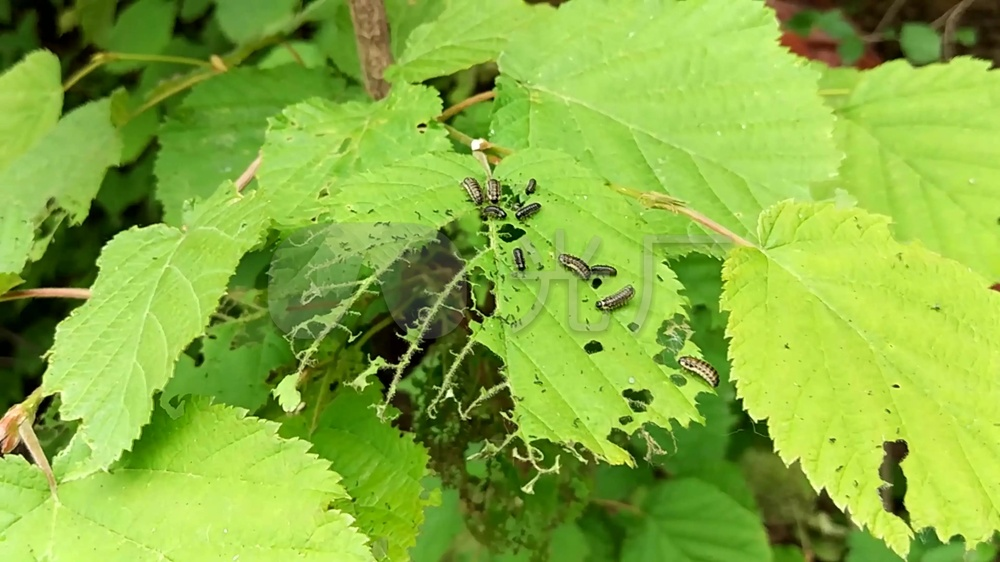
#> input picture testimg/00004.jpg, 1000 x 562 px, shrunk from 3840 x 2160 before the run
$ python -i main.py   (imports and definitions only)
#> lines starting #> are read from the running program, lines starting #| are printed output that depends on the picture; after the words box and inside, x2 and y2 are one past the last pixel; in counts of white or black regions, pixels touching at a corner belong together
import os
import shutil
import cv2
import numpy as np
from tqdm import tqdm
import argparse


# ================== 配置部分 ==================
# [10 lines left out: function parse_args, not called in this run]


# ================== 核心功能 ==================
def calculate_disease_area(img_path, debug=False):
    """计算病害区域占比（支持调试可视化）
    Args:
        img_path: 图片路径
        debug: 是否显示病害区域可视化
    Returns:
        float: 病害区域占比（0.0~1.0）
    """
#> called with img_path = 'testimg/00004.jpg', debug = False
    img = cv2.imread(img_path)
#> img is the input picture: shape (562, 1000, 3); mean B, G, R 63.3, 177.4, 136.6
    if img is None:
        print(f"警告：无法读取图片 {img_path}")
        return 0.0

    # HSV颜色空间转换
    hsv = cv2.cvtColor(img, cv2.COLOR_BGR2HSV)
#> hsv: shape (562, 1000, 3); mean H, S, V 40.6, 173.3, 178

    # 定义病害颜色范围（黄/褐/黑）
    lower_yellow = np.array([20, 50, 50])  # 黄色病害
    upper_yellow = np.array([30, 255, 255])
    lower_dark = np.array([0, 50, 0])  # 深色病害
    upper_dark = np.array([180, 255, 100])

    # 创建颜色掩膜
    mask_yellow = cv2.inRange(hsv, lower_yellow, upper_yellow)
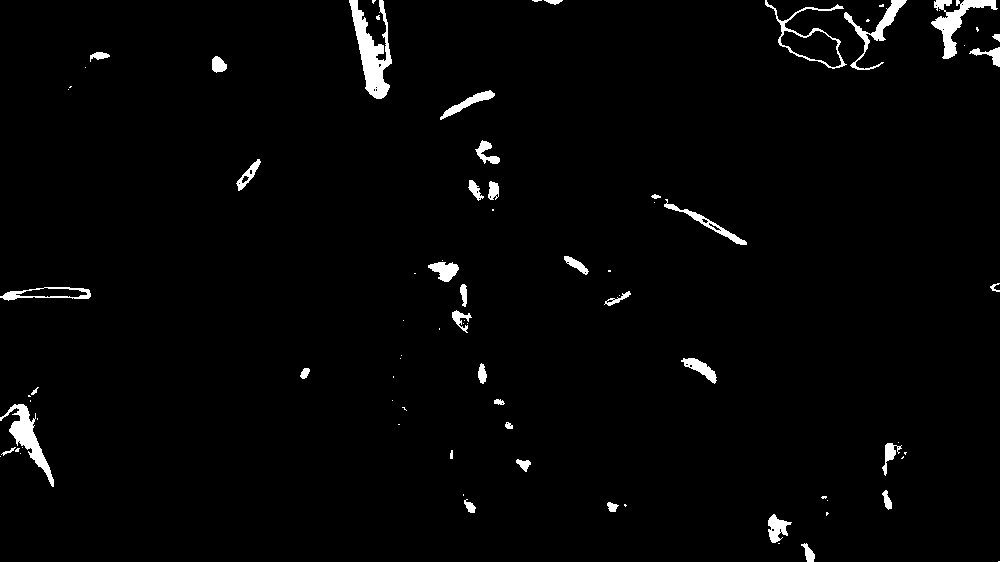
#> mask_yellow: shape (562, 1000); 2.1% white; 84 white regions (45 under 20 px), largest, box (x1, y1, x2, y2) and area: (349, 0, 392, 99) 1876, (931, 0, 998, 59) 1195, (0, 404, 54, 487) 1177
    mask_dark = cv2.inRange(hsv, lower_dark, upper_dark)
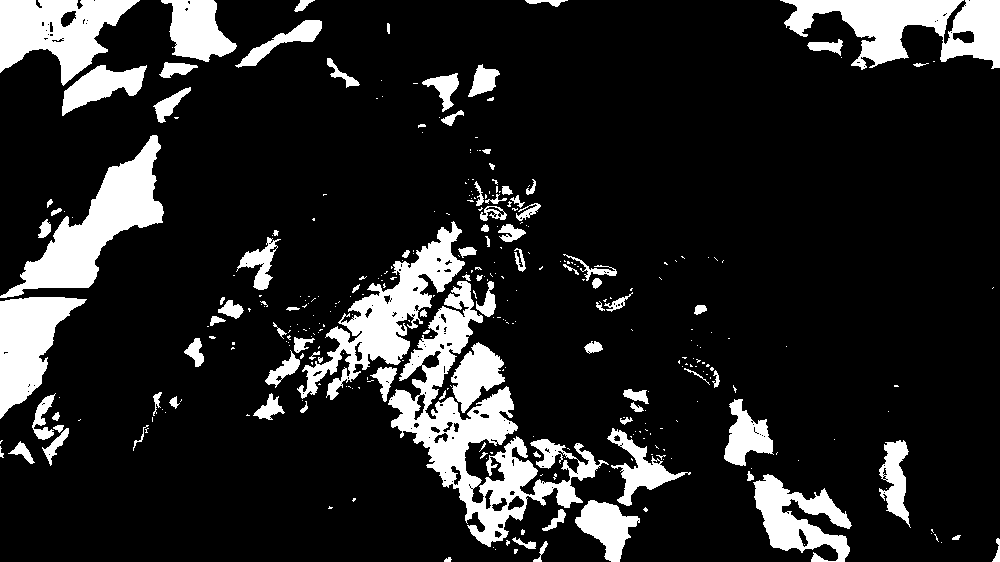
#> mask_dark: shape (562, 1000); 14.9% white; 338 white regions (240 under 20 px), largest, box (x1, y1, x2, y2) and area: (388, 281, 609, 547) 14806, (0, 135, 164, 298) 8474, (780, 0, 1000, 70) 8331
    combined_mask = cv2.bitwise_or(mask_yellow, mask_dark)
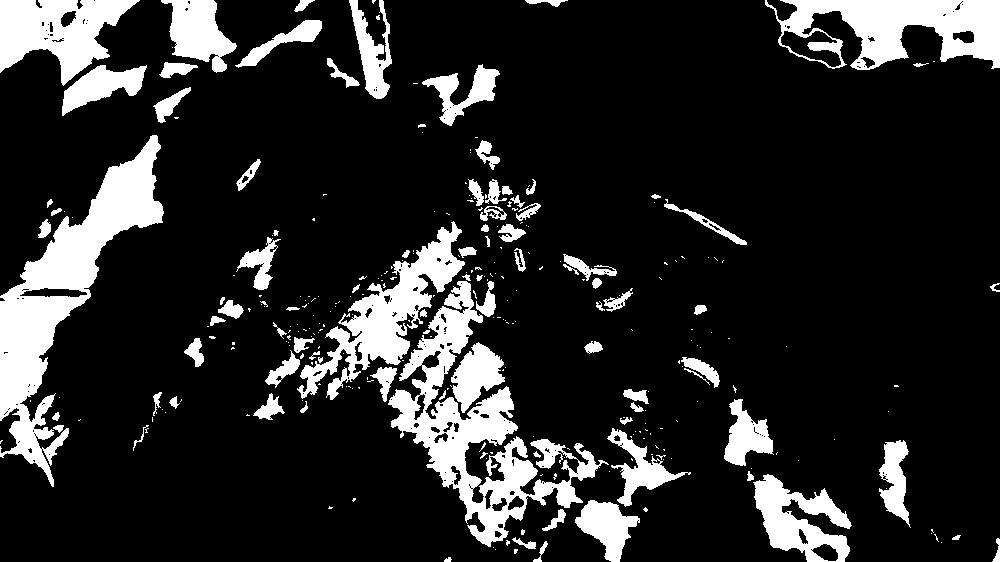
#> combined_mask: shape (562, 1000); 16.2% white; 298 white regions (206 under 20 px), largest, box (x1, y1, x2, y2) and area: (0, 135, 164, 487) 16452, (388, 281, 609, 547) 14834, (765, 0, 1000, 70) 9383

    # 调试可视化
    if debug:
        vis = cv2.bitwise_and(img, img, mask=combined_mask)
        cv2.imshow('Disease Area', np.hstack([img, vis]))
        cv2.waitKey(100)  # 显示100ms

    # 计算病害区域占比
    disease_ratio = np.sum(combined_mask > 0) / (img.shape[0] * img.shape[1])
#> disease_ratio = 0.162
    return disease_ratio


# [51 lines left out: function build_dataset, not called in this run]


# ================== 主程序 ==================
# [21 lines not run here, left out]

>>> result = calculate_disease_area('testimg/00004.jpg')
#> result = 0.162
